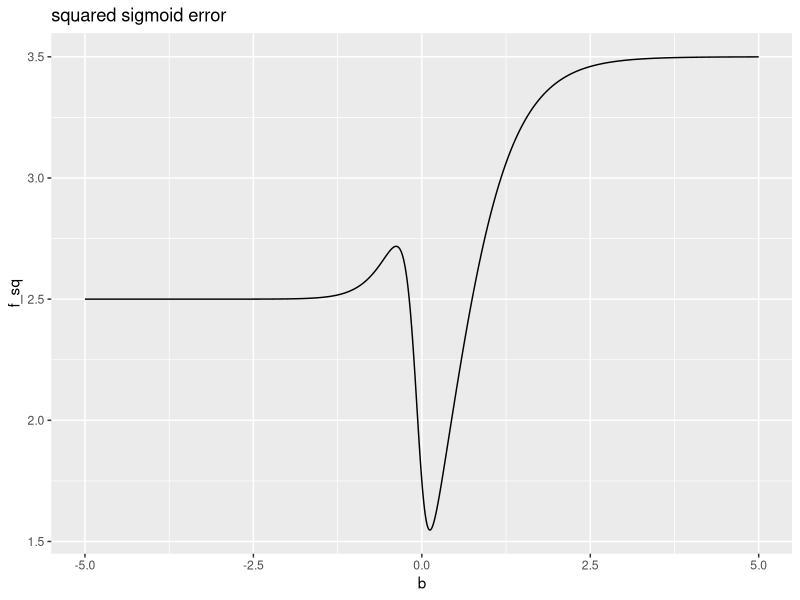
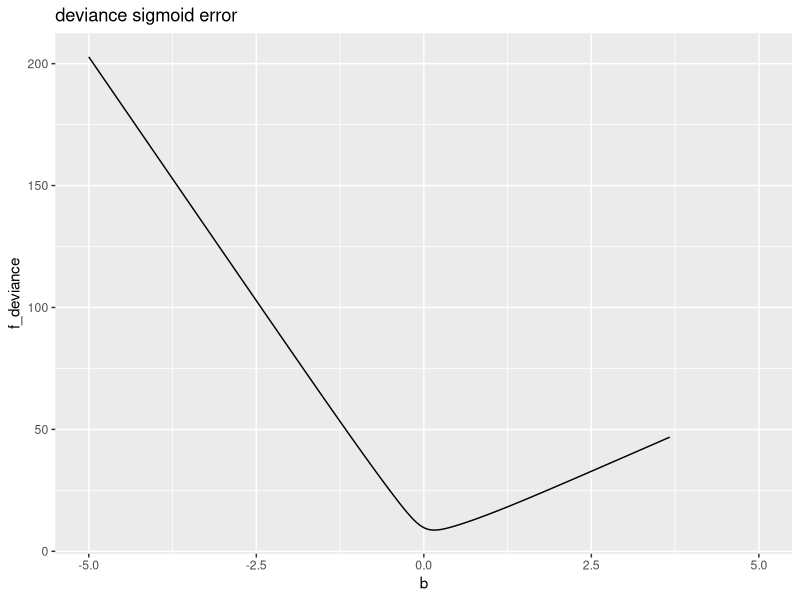

Write the R code that produced these figures, in order.
## ---- chunk 1
library(ggplot2)
## ---- chunk 2
sigmoid <- function(x) {
  1/(1 + exp(-x))
}


d <- data.frame(
  x = c(-2, -2, -2, 0, 0, 10, 10),
  y = c(1, 1, 1, 0, 1, 1, 1)
)


f_sq <- function(b, d) {
  sum( (d$y - sigmoid(b * d$x))^2 )
}

f_deviance <- function(b, d) {
  -2 * sum( d$y * log(sigmoid(b * d$x)) + 
            (1-d$y) * log(1 - sigmoid(b * d$x)) )
}
## ---- chunk 3
plt_frame = data.frame(
  b = seq(-5, 5, by = 0.01)
)

plt_frame$f_sq <- vapply(
  plt_frame$b,
  function(b) { f_sq(b, d) },
  numeric(1)
)

plt_frame$f_deviance <- vapply(
  plt_frame$b,
  function(b) { f_deviance(b, d) },
  numeric(1)
)
## ---- chunk 4
ggplot(data = plt_frame, aes(x = b, y = f_sq)) + 
  geom_line() +
  ggtitle("squared sigmoid error")

ggplot(data = plt_frame, aes(x = b, y = f_deviance)) + 
  geom_line() +
  ggtitle("deviance sigmoid error")
